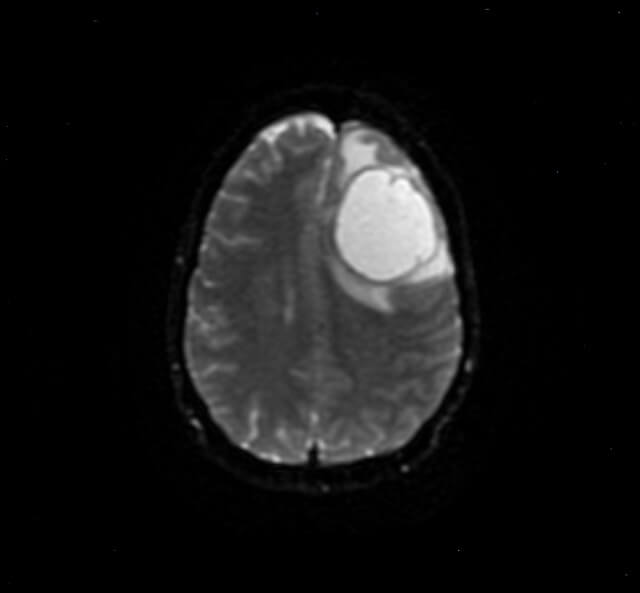
#> input picture brain2.jpg, 640 x 593 px
$ python segmentation.py
#> lines starting #> are read from the running program, lines starting #| are printed output that depends on the picture
import numpy as np
import cv2
from matplotlib import pyplot as plt
import PIL

img = cv2.imread('brain2.jpg')
#> img is the input picture: shape (593, 640, 3); mean B, G, R 20.1, 20.1, 20.1
Z = img.reshape((-1,3))

# convert to np.float32
Z = np.float32(Z)


#histogram calculation
hist = cv2.calcHist([img],[0],None,[256],[0,256])
#> hist = 256 values, max 230449 at index 0, min 0 at index 253, mean 1482.5


plt.hist(img.ravel(),256,[0,256])
# plt.show()


# define criteria, number of clusters(K) and apply kmeans()
criteria = (cv2.TERM_CRITERIA_EPS + cv2.TERM_CRITERIA_MAX_ITER, 10, 1.0)
K = 4
ret,label,center=cv2.kmeans(Z,K,None,criteria,10,cv2.KMEANS_RANDOM_CENTERS)
#> ret = 53260996.2; center = [[199.7, 199.7, 199.7], [64.35, 64.35, 64.35], [103.2, 103.2, 103.2], [0.938, 0.938, 0.937]]

# Now convert back into uint8, and make original image
center = np.uint8(center)
#> center = [[199, 199, 199], [64, 64, 64], [103, 103, 103], [0, 0, 0]]
res = center[label.flatten()]
res2 = res.reshape((img.shape))
#> `# plt.show()`:
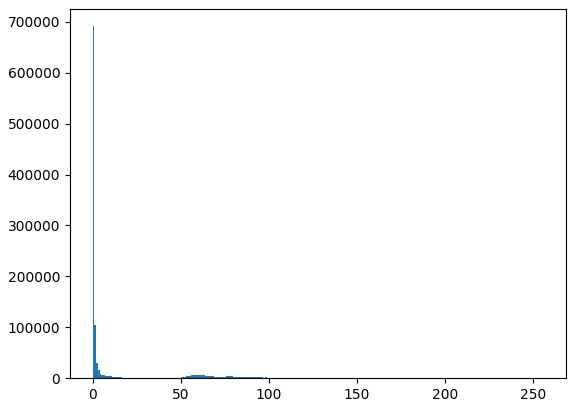
#> figure drawn by matplotlib, 1 panel; tallest bar 691467 high, from x = 0 to 1
output = PIL.Image.fromarray(res2)
output.save('after_segmentation.jpg')
#segmented_output.save('after_segmentation.jpg')


cv2.imshow('res2',res2)
cv2.waitKey(0)
# [10 lines of commented-out code are left out]

$ run again, with brain3.jpg copied over brain2.jpg
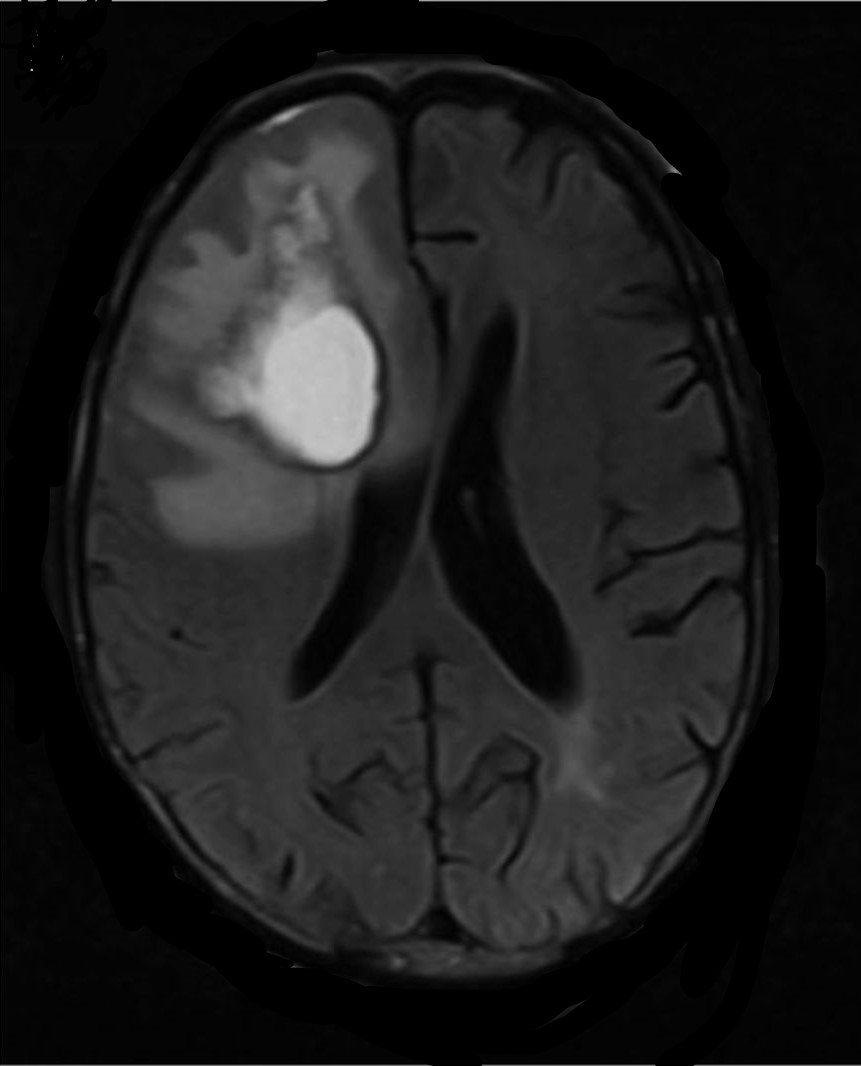
#> input picture brain3.jpg, 861 x 1066 px
#> img is the input picture: shape (1066, 861, 3); min 0, max 199, mean 28.3
#> hist = 256 values, max 159521 at index 0, min 0 at index 200, mean 3585.3
#> `ret,label,center=cv2.kmeans(Z,K,None,criteria,10,cv2.KMEANS_RANDOM_CEN..`: ret = 171436393.9; center = [[80.54, 80.54, 80.54], [175.9, 175.9, 175.9], [4.78, 4.78, 4.78], [44.23, 44.23, 44.23]]
#> `center = np.uint8(center)`: center = [[80, 80, 80], [175, 175, 175], [4, 4, 4], [44, 44, 44]]
#> `# plt.show()`:
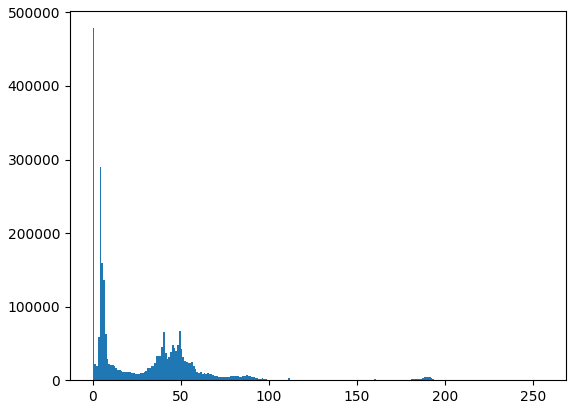
#> figure drawn by matplotlib, 1 panel; tallest bar 478563 high, from x = 0 to 1

$ run again, with brain4.jpg copied over brain2.jpg
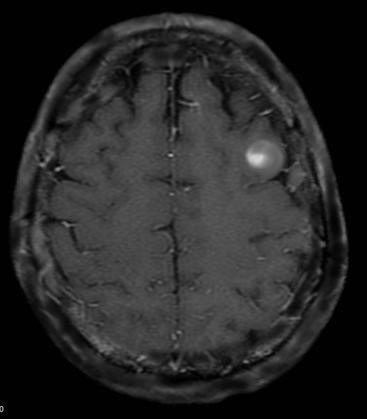
#> input picture brain4.jpg, 367 x 419 px
#> img is the input picture: shape (419, 367, 3); min 0, max 211, mean 39.1
#> hist = 256 values, max 45102 at index 1, min 0 at index 160, mean 600.7
#> `ret,label,center=cv2.kmeans(Z,K,None,criteria,10,cv2.KMEANS_RANDOM_CEN..`: ret = 26295978.4; center = [[78.29, 78.29, 78.29], [2.4, 2.4, 2.4], [33.14, 33.14, 33.14], [60.45, 60.45, 60.45]]
#> `center = np.uint8(center)`: center = [[78, 78, 78], [2, 2, 2], [33, 33, 33], [60, 60, 60]]
#> `# plt.show()`:
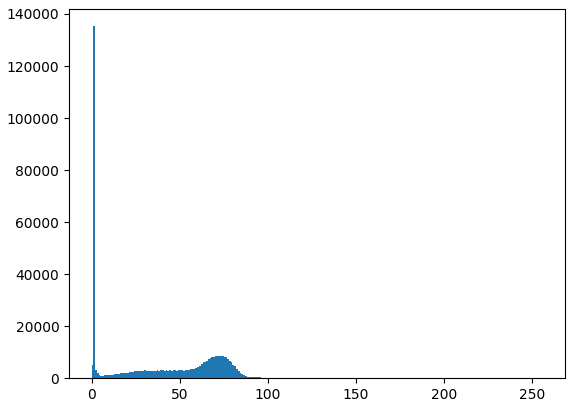
#> figure drawn by matplotlib, 1 panel; tallest bar 135306 high, from x = 1 to 2

$ run again, with brain5.jpg copied over brain2.jpg
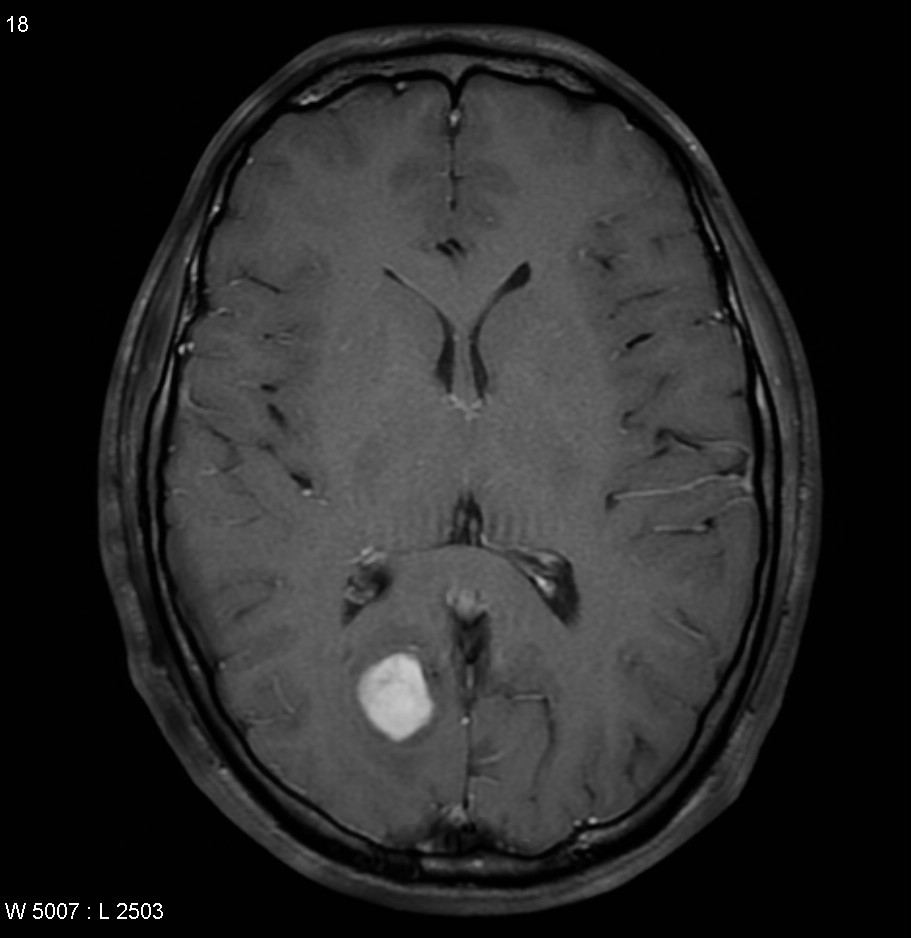
#> input picture brain5.jpg, 911 x 938 px
#> img is the input picture: shape (938, 911, 3); min 0, max 255, mean 40.5
#> hist = 256 values, max 330458 at index 1, min 0 at index 202, mean 3338
#> `ret,label,center=cv2.kmeans(Z,K,None,criteria,10,cv2.KMEANS_RANDOM_CEN..`: ret = 186582131.4; center = [[185.6, 185.6, 185.6], [83.1, 83.1, 83.1], [51.47, 51.47, 51.47], [2.63, 2.63, 2.63]]
#> `center = np.uint8(center)`: center = [[185, 185, 185], [83, 83, 83], [51, 51, 51], [2, 2, 2]]
#> `# plt.show()`:
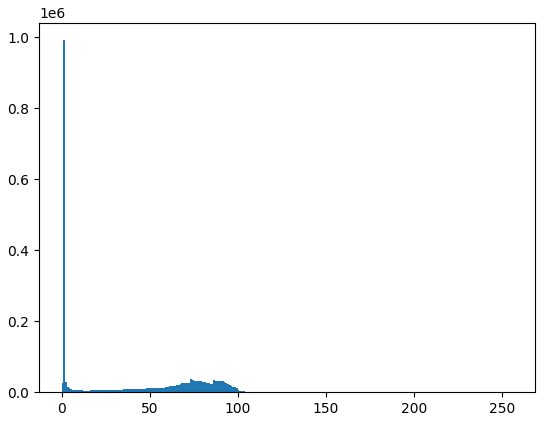
#> figure drawn by matplotlib, 1 panel; tallest bar 991374 high, from x = 1 to 2
